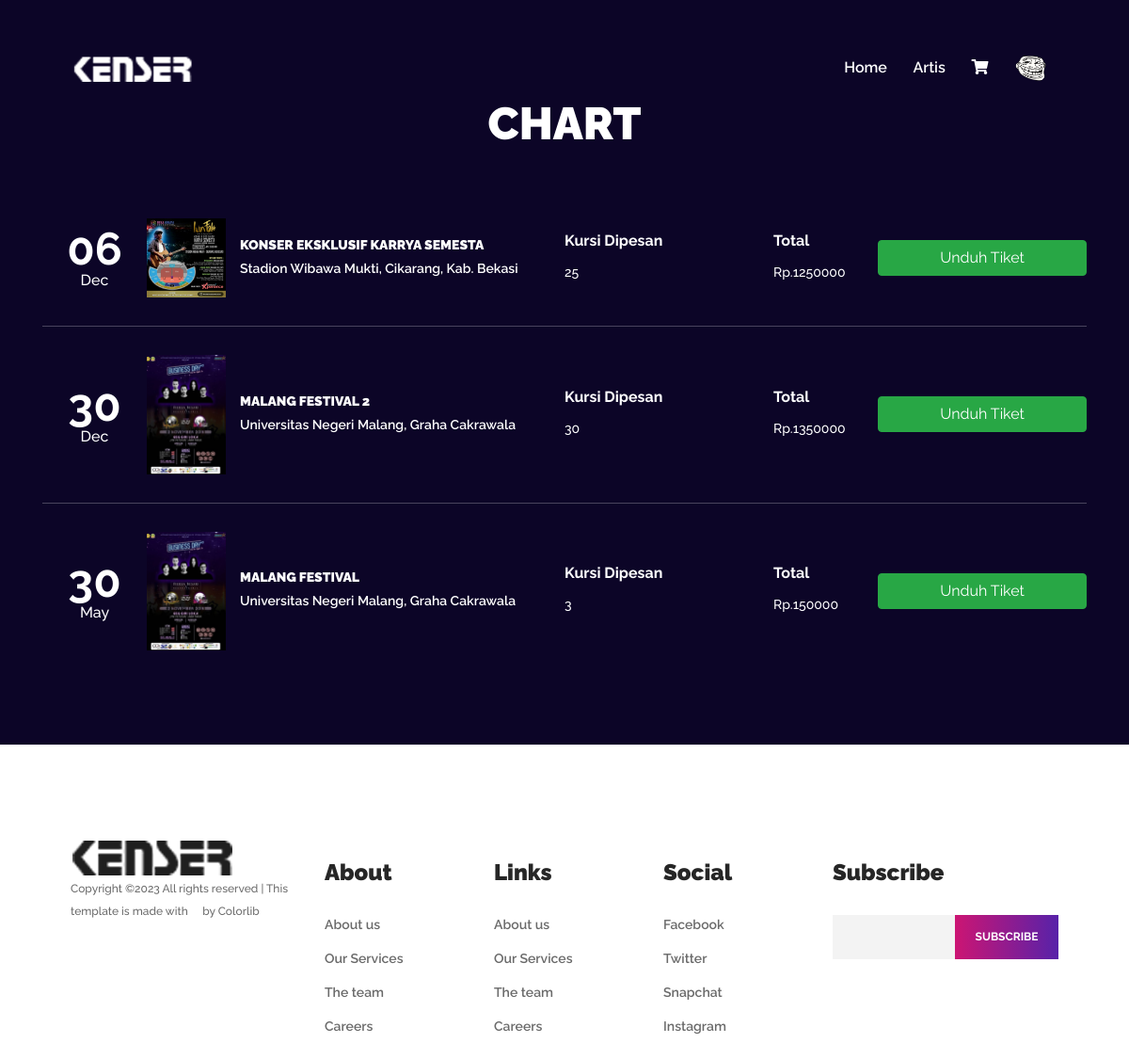
Screenshot of /musica/index_artis.php?page=chart (signed in) with the database file from the repository.
### tables this page shows
CREATE TABLE `user` (
  `id_user` int(11) NOT NULL,
  `username` varchar(225) NOT NULL,
  `password` varchar(225) NOT NULL,
  `Alamat` text NOT NULL,
  `Umur` int(11) NOT NULL,
  `Tempat_Lahir` varchar(225) NOT NULL,
  `Tanggal_lahir` date NOT NULL,
  `no_telp` varchar(225) NOT NULL,
  `foto` varchar(1000) NOT NULL,
  `level` int(11) NOT NULL,
  `active` varchar(225) NOT NULL
);

CREATE TABLE `pembelian` (
  `id_chart` int(11) NOT NULL,
  `id_tiket` int(11) NOT NULL,
  `id_user` int(11) NOT NULL,
  `kode_tiket` varchar(255) NOT NULL,
  `qty` int(11) NOT NULL,
  `proses` int(11) NOT NULL
);

CREATE TABLE `tiket` (
  `id_tiket` int(11) NOT NULL,
  `id_artis_artis` int(11) NOT NULL,
  `nama_tiket` varchar(225) NOT NULL,
  `harga_tiket` int(11) NOT NULL,
  `tanggal_tiket` date NOT NULL,
  `foto_tiket` varchar(225) NOT NULL,
  `deskripsi_tiket` varchar(225) NOT NULL,
  `nomor_telp` varchar(225) NOT NULL,
  `qty_tiket` int(11) NOT NULL,
  `lokasi` text NOT NULL,
  `jam` time NOT NULL
);

### musica/chart.php (the view, shortened to what this page needs)
<?php
$data_tiket = mysqli_query($koneksi, "SELECT * FROM pembelian WHERE id_user = '$id'");
?>
<div class="upcoming-shows-area section-padding-100">
    <div class="container">
        <div class="row">
            <div class="col-12">
                <div class="section-heading">
                    <h2>Chart</h2>
                </div>
            </div>
        </div>
        <div class="row">
            <div class="col-12">
                <div class="upcoming-shows-content">
                    <?php
                    while ($data_tiket_lengkap3 = mysqli_fetch_assoc($data_tiket)) {
                        $data_tiket2 = $data_tiket_lengkap3['id_tiket'];
                        $data_tiket_lengkap2 = mysqli_query($koneksi, "SELECT * FROM tiket WHERE id_tiket = '$data_tiket2'");
                        $data_tiket3 = mysqli_fetch_assoc($data_tiket_lengkap2);
                    ?>
                    <div class="single-upcoming-shows d-flex align-items-center flex-wrap">
                        <div class="shows-date">
                            <h2><?php
                            $hari =  $data_tiket3['tanggal_tiket'];
                            echo date('d', strtotime($hari));
                            ?> <span><?php echo date('M', strtotime($hari)); ?></span></h2>
                        </div>
                        <div class="shows-desc d-flex align-items-center">
                            <div class="shows-img">
                                <img src="proses/images/banner/<?php echo $data_tiket3['foto_tiket']; ?>" alt="">
                            </div>
                            <div class="shows-name">
                                <h6><a href="index_artis.php?page=detail_tiket&id=<?= $data_tiket2; ?>" style="color: white;"><b><?php echo $data_tiket3['nama_tiket']; ?></b></a></h6>
                                <p><a href="https://www.google.com/maps/search/<?php echo $data_tiket_lengkap['lokasi']; ?>" target="_blank" style="color: white;"><?php echo $data_tiket3['lokasi']; ?></a></p>
                            </div>
                        </div>
                        <div class="shows-location">
                            <h6 style="color: white;">Kursi Dipesan</h6>
                            <p><?php echo $data_tiket_lengkap3['qty']; ?></p>
                        </div>
                        <div class="shows-time">
                            <h6 style="color: white;">Total</h6>
                            <p><?php echo "Rp.".$data_tiket3['harga_tiket']*$data_tiket_lengkap3['qty']; ?></p>
                        </div>
                        <div class="buy-tickets">
                            <?php if($data_tiket_lengkap3['proses']==1){?>
                                <a href="proses/bayar_tiket.php?id=<?php echo $data_tiket_lengkap3['id_chart']; ?>" class="btn btn-success">Bayar Tiket</a><br>
                                <a href="proses/hapus_chart.php?id=<?php echo $data_tiket_lengkap3['id_chart']; ?>" class="btn btn-danger">Batal</a>
                            <?php }else if($data_tiket_lengkap3['proses']==2){?>
                                <a href="index_artis.php?page=kirim_bukti&id=<?php echo $data_tiket_lengkap3['id_chart']; ?>" class="btn btn-success">Kirim Bukti</a><br>
                                <a href="proses/hapus_chart.php?id=<?php echo $data_tiket_lengkap3['id_chart']; ?>" class="btn btn-danger">Batal</a>
                            <?php }else if($data_tiket_lengkap3['proses']==3) {?>
                                <a href="" class="btn btn-success disabled" >Tiket Sedang Diproses</a><br>
                            <?php }else if($data_tiket_lengkap3['proses']==4){?>
                                <a href="" class="btn btn-success disabled" >Pengiriman Tiket</a><br>
                            <?php }else{?>
                                <a href="proses/fpdf.php?id=<?php echo $data_tiket_lengkap3['kode_tiket']; ?>" class="btn btn-success">Unduh Tiket</a>
                            <?php } ?>
                        </div>
                    </div>
                    <?php
                    }
                    ?>
                </div>
            </div>
        </div>
    </div>
</div>

### musica/index_artis.php (shortened to what this page needs)
<!DOCTYPE html>
<html lang="en">
    <head>
        <link rel="stylesheet" href="https://use.fontawesome.com/releases/v5.8.1/css/all.css">
        <link rel="stylesheet" href="style.css">
        <link rel="stylesheet" type="text/css" href="mystyle.css">
        <body>
            <?php
            include 'proses/koneksi.php';
            $id = $_SESSION['id_user'];
            $data = mysqli_query($koneksi, "SELECT * FROM user where id_user = '$id'");
            $d = mysqli_fetch_assoc($data);
            ?>
            <header class="header-area" >
                <div class="musica-main-menu" >
                    <div class="classy-nav-container breakpoint-off">
                        <div class="container-fluid">
                            <nav class="classy-navbar justify-content-between" id="musicaNav" >
                                <a href="index_artis.php?page=home" class="nav-brand"><img src="img/logo.png" alt=""></a>
                                <div class="classy-menu" style="overflow: hidden;">
                                    <div class="classynav">
                                        <ul>
                                            <li><a href="index_artis.php?page=home">Home</a></li>
                                            <li><a href="index_artis.php?page=artis&nama_artis=">Artis</a></li>
                                            <li><a href="index_artis.php?page=chart"><i class="fas fa-shopping-cart"></i></a></li>
                                            <li><a href="" data-toggle="modal" data-target="#myModal" ><img class="image-cropper profile-pic" src="proses/images/profile/<?php echo $d['foto'];?>"> </a></li>
                                        </ul>
                                    </div>
                                </div>
                            </nav>
                        </div>
                    </div>
                </div>
            </header>
            <?php
            if(isset($_GET['page'])){
            $page = $_GET['page'];
            switch ($page) {
                case 'chart':
                    include "chart.php";
                    break;
            }
            }else{
            include "home.php";
            }
            ?>
            <footer class="footer-area section-padding-100-0">
                <div class="container-fluid">
                    <div class="row">
                        <div class="col-12 col-md-6 col-xl-3">
                            <div class="footer-widget-area mb-100">
                                <a href="#"><img src="img/logo2.png" alt=""></a>
                                <p class="copywrite-text"><a href="#">
                                Copyright &copy;<script>document.write(new Date().getFullYear());</script> All rights reserved | This template is made with <i class="fa fa-heart-o" aria-hidden="true"></i> by <a href="https://colorlib.com" target="_blank">Colorlib</a>
                            </p>
                        </div>
                    </div>
                    <div class="col-12 col-sm-4 col-xl-2">
                        <div class="footer-widget-area mb-100">
                            <div class="widget-title">
                                <h4>About</h4>
                            </div>
                            <nav>
                                <ul class="footer-nav">
                                    <li><a href="#">About us</a></li>
                                    <li><a href="#">Our Services</a></li>
                                    <li><a href="#">The team</a></li>
                                    <li><a href="#">Careers</a></li>
                                </ul>
                            </nav>
                        </div>
                    </div>
                    <div class="col-12 col-sm-4 col-xl-2">
                        <div class="footer-widget-area mb-100">
                            <div class="widget-title">
                                <h4>Links</h4>
                            </div>
                            <nav>
                                <ul class="footer-nav">
                                    <li><a href="#">About us</a></li>
                                    <li><a href="#">Our Services</a></li>
                                    <li><a href="#">The team</a></li>
                                    <li><a href="#">Careers</a></li>
                                </ul>
                            </nav>
                        </div>
                    </div>
                    <div class="col-12 col-sm-4 col-xl-2">
                        <div class="footer-widget-area mb-100">
                            <div class="widget-title">
                                <h4>Social</h4>
                            </div>
                            <nav>
                                <ul class="footer-nav">
                                    <li><a href="#">Facebook</a></li>
                                    <li><a href="#">Twitter</a></li>
                                    <li><a href="#">Snapchat</a></li>
                                    <li><a href="#">Instagram</a></li>
                                </ul>
                            </nav>
                        </div>
                    </div>
                    <div class="col-12 col-md-6 col-xl-3">
                        <div class="footer-widget-area mb-100">
                            <div class="widget-title">
                                <h4>Subscribe</h4>
                            </div>
                            <form action="#" method="post" class="subscribe-form">
                                <input type="email" name="subscribe-email" id="subscribeemail">
                                <button type="submit">subscribe</button>
                            </form>
                        </div>
                    </div>
                </div>
            </div>
        </footer>
        <link rel="stylesheet" href="//code.jquery.com/ui/1.12.0/themes/smoothness/jquery-ui.css">
    </body>
</html>

### musica/css/classy-nav.css (style rules this page uses)
* { margin: 0; padding: 0; }
body { font-family: "Roboto", sans-serif; }
ul, ol { margin: 0; }
ul li, ol li { list-style: none; }
img { height: auto; max-width: 100%; }
.classy-nav-container { position: relative; z-index: 100; background-color: #ffffff; }
.classy-nav-container * { box-sizing: border-box; }
.classy-nav-container a { -webkit-transition-duration: 500ms; transition-duration: 500ms; text-decoration: none; outline: none; font-size: 14px; font-weight: 400; color: #232323; display: inline-block; }
.justify-content-between { -webkit-box-pack: justify; -ms-flex-pack: justify; justify-content: space-between; }
.classy-navbar { width: 100%; height: 70px; padding: 0.5em 2em; display: -webkit-box; display: -ms-flexbox; display: flex; -webkit-box-align: center; -ms-flex-align: center; -ms-grid-row-align: center; align-items: center; }
.classy-navbar .nav-brand { font-size: 26px; font-weight: 500; color: #565656; display: inline-block; margin-right: 30px; }
.classynav ul li { display: inline-block; clear: both; position: inherit; z-index: 10; }
.classynav ul li a { padding: 0 12px; display: block; height: 35px; font-size: 14px; line-height: 34px; }
.breakpoint-off .classynav { display: -webkit-box; display: -ms-flexbox; display: flex; -webkit-box-align: center; -ms-flex-align: center; -ms-grid-row-align: center; align-items: center; }

### musica/index_artis.php (style rules this page uses)
.image-cropper { width: 250px; height: 100px; position: relative; overflow: hidden; border-radius: 50%; }
.profile-pic { display: inline; margin: 0 auto; height: 35px; width: 35px; }

### rows the page displays
user: foto (picture)
pembelian: id_tiket.tanggal_tiket "06", id_tiket.tanggal_tiket "Dec", id_tiket.foto_tiket (picture), id_tiket.nama_tiket "KONSER EKSKLUSIF KARRYA SEMESTA", id_tiket.lokasi "Stadion Wibawa Mukti, Cikarang, Kab. Bekasi", qty "25", $data_tiket3['harga_tiket']*$data_tiket_lengkap3['qty'] "1250000"
pembelian: id_tiket.tanggal_tiket "30", id_tiket.tanggal_tiket "Dec", id_tiket.foto_tiket (picture), id_tiket.nama_tiket "MALANG FESTIVAL 2", id_tiket.lokasi "Universitas Negeri Malang, Graha Cakrawala", qty "30", $data_tiket3['harga_tiket']*$data_tiket_lengkap3['qty'] "1350000"
pembelian: id_tiket.tanggal_tiket "30", id_tiket.tanggal_tiket "May", id_tiket.foto_tiket (picture), id_tiket.nama_tiket "MALANG FESTIVAL", id_tiket.lokasi "Universitas Negeri Malang, Graha Cakrawala", qty "3", $data_tiket3['harga_tiket']*$data_tiket_lengkap3['qty'] "150000"
